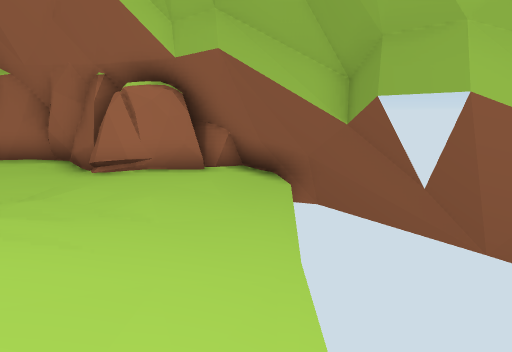
view 1 (above)

15 first-person views from a walk through a scene from a Unity 3-D project. The camera is 1.5 m above the floor, tilts 10° down and sees 70° across. The floor is counted in squares, 1 m on a side. Each view is taken from the middle of a square. On the plan, view 1 faces up. The plan holds only what a view shows up to about 16 squares ahead; the rest is blank. The place goes on beyond the plan.

view 2
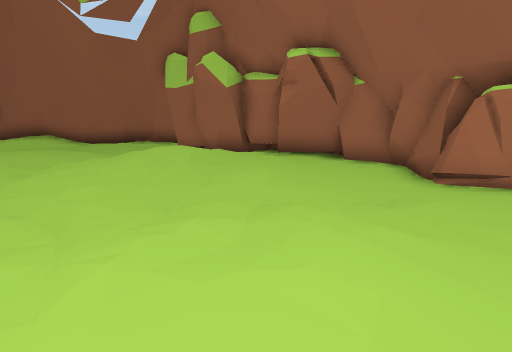

view 3
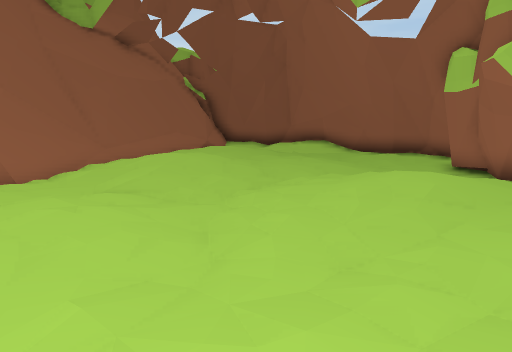

view 4
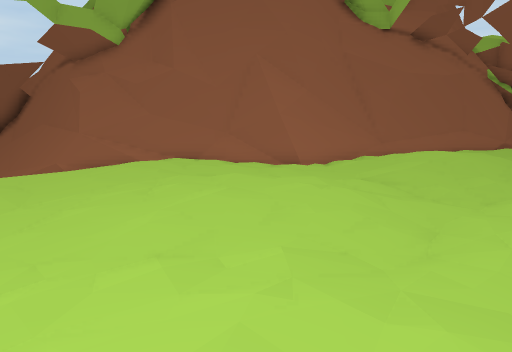

view 5
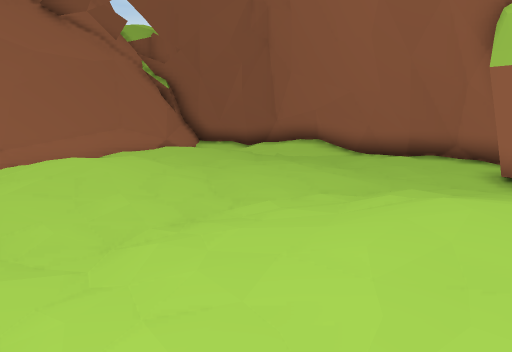

view 6
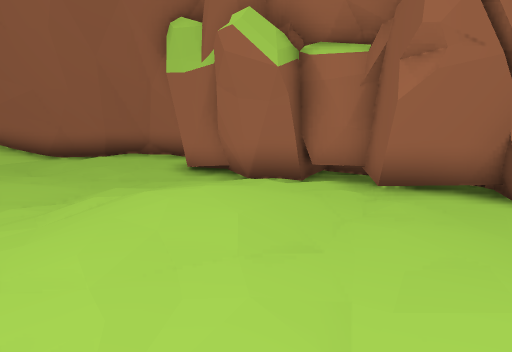

view 7
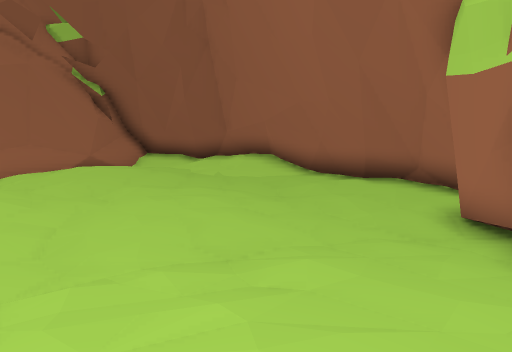

view 8
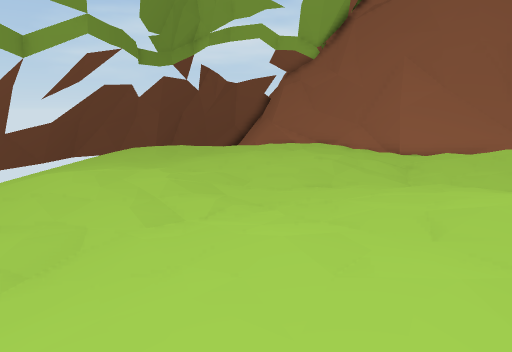

view 9
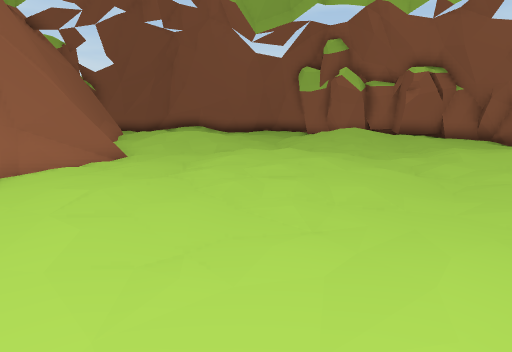

view 10
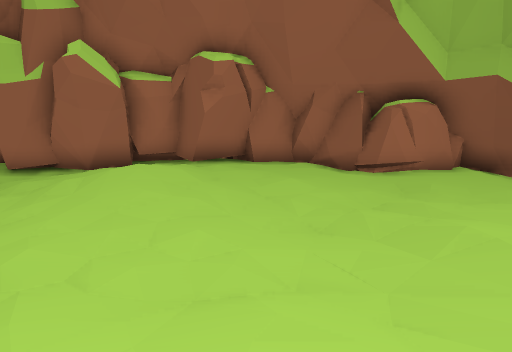

view 11
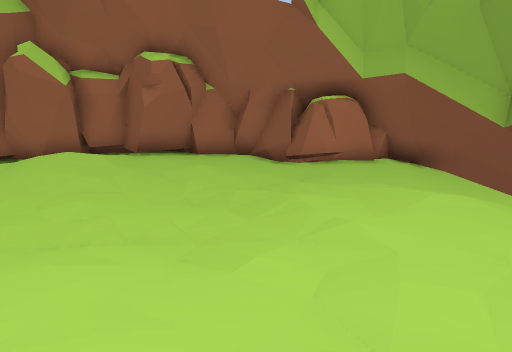

view 12
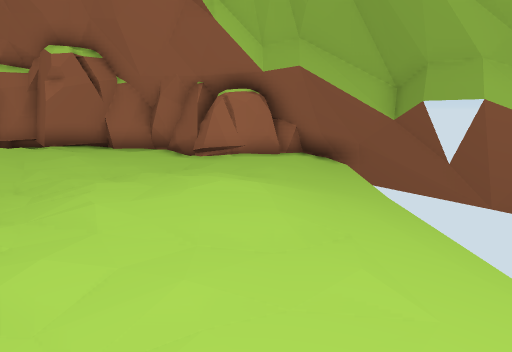

view 13
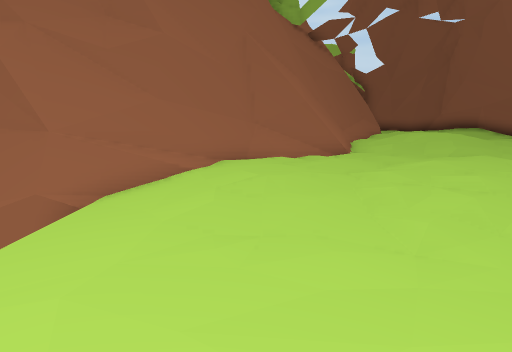

view 14
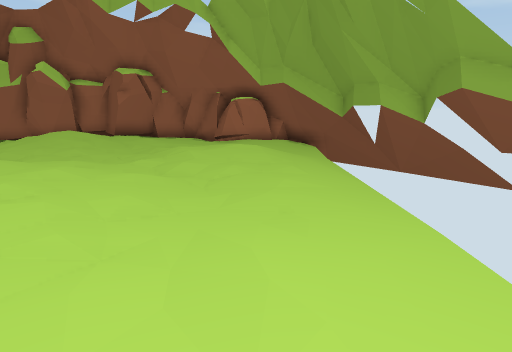

view 15
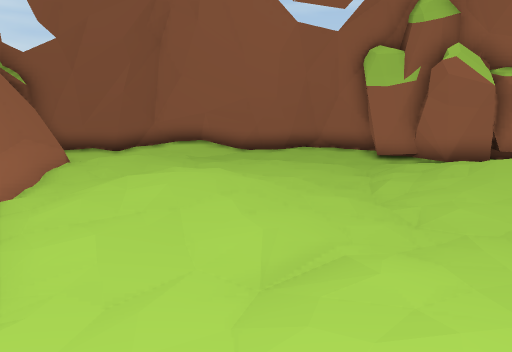

### Floor plan
Key: @ floor where view 1 was taken; # wall or solid block; . main floor; : floor 0.25 m higher than the main floor; - floor 0.25 m lower than the main floor; + floor 0.5 m higher than the main floor; / step, stairs or slope; = window, fence, low wall or low ledge; ^ raised ledge; v drop or lower ground; O other object.
Columns run from 24 left of view 1 to 3 right of it. Each row starts with its distance up from view 1.
 11              O  O
 10        .##  OOOOO####OOOOvv
  9       =###OOOO.OO...OOO##=v
  8      =##.-/-/..//...-##.##=v
  7     .##..---//::::......-##v
  6    :#------////+::..-..-- #^
  5   =##----//-///+/.....--- ##
  4   #..---..../.://....//-- #
  3  =#..-.........//....://-
  2  ##-../...../-/.....:::/-
  1 =#--//::../////--/-./:./-
  0 #####/::./:+//-./...//..@
 -1  # ###...:++:.......-/.--
 -2     ####..//....:.:..----
 -3       ###/../........----
 -4        ####=#/../...-----
 -5          ####=.....------
 -6             ##.....------
 -7             ##=....------
 -8              ###..-----
 -9               ##=-------
-10                ##=#
-11                ####

Where each view was taken, in squares from view 1:
view 1: 0 up, 0 right, facing up
view 2: 0 up, 1 left, facing up-left
view 3: 2 up, 2 left, facing left
view 4: 3 up, 2 left, facing down-left
view 5: 3 up, 6 left, facing left
view 6: 3 up, 6 left, facing up-left
view 7: 5 up, 8 left, facing left
view 8: 9 up, 6 left, facing down
view 9: 9 down, 1 left, facing up-left
view 10: 2 down, 7 left, facing up
view 11: 3 down, 5 left, facing up
view 12: 3 down, 2 left, facing up
view 13: 7 down, 0 right, facing left
view 14: 9 down, 2 left, facing up
view 15: 4 down, 8 left, facing up-left
